Frame 1 (no input): blank canvas, image omitted
Frame 60 (no input): blank canvas, image omitted
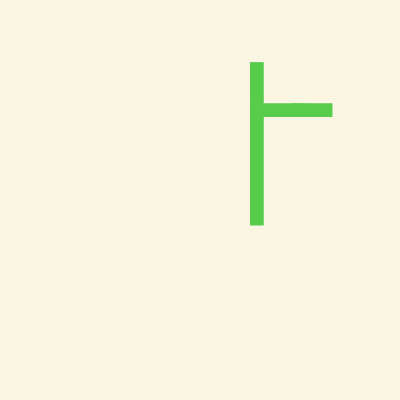
Frame 120 (the mouse pressed at the canvas centre since frame 60)

The p5.js sketch whose frames 1 and 60 were blank and that drew this single picture after the mouse press (run headless with seeded random() and noise() and a simulated clock; from frame 60 on, the mouse is pressed at the canvas centre):

// p5.js sketch
// ── sketch.js
let chairs = [];  

function setup() {
  createCanvas(400, 400);
  background('#FBF5E3');
}

function draw() {
  background('#FBF5E3');  

  // Loop
  for (let chair of chairs) {
    // Animate the legs
    animateLegs(chair);
    drawChair(chair.x, chair.y, chair.size, chair.leftHeight, chair.rightHeight, chair.color);
  }
}


function drawChair(x, y, size, leftHeight, rightHeight, chairColor) {
  fill(chairColor);
  strokeWeight(0);
  
  
  rect(x, y + size / 2, size / 6, leftHeight);
  
  
  rect(x + size / 2, y + size / 2, size / 6, rightHeight);
  
  // Chair seat
  rect(x, y + size / 2, size, size / 6);
  
  // Chair backrest
  rect(x, y, size / 6, size / 2);
}

// Animation
function animateLegs(chair) {
  chair.leftHeight += chair.changeRate;
  chair.rightHeight -= chair.changeRate;
  

  if (chair.leftHeight >= chair.maxHeight || chair.leftHeight <= chair.minHeight) {
    chair.changeRate *= -1;
  }
}


function mousePressed() {
  
  let chair = {
    x: random(width - 50),         // Random X 
    y: random(height - 100),       // Random Y 
    size: random(30, 100),         
    color: color(random(255), random(255), random(255)),  
    leftHeight: random(50, 100),   // Initial height left 
    rightHeight: random(50, 100),  // Initial height right
    changeRate: 1,                 // Speed of leg animation
    minHeight: 50,                 // Minimum leg height
    maxHeight: 200                 // Maximum leg height
  };
  

  chairs.push(chair);
}
